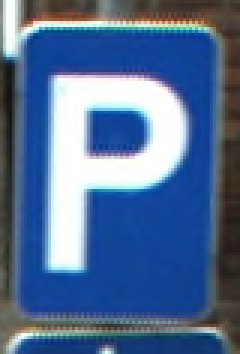
%> input picture Backup_4.2/P.ppm, 80 x 118 px (shown 3 times larger)
$ octave --eval "result = ExtractSign(imread('P.ppm'));"   (GNU Octave 9; MATLAB toolbox functions it lacks are replaced by stand-ins)
%> lines starting %> are read from the running program, lines starting %| are printed output that depends on the picture; in (x1, y1, x2, y2) boxes, pixels count from 0 and x2, y2 are one past the last pixel; in counts of white or black regions, pixels touching at a corner belong together; the program's own positions count from 1
### Backup_4.2/BlueSign.m
%This function is to threshold Red Signs
%add function output

function blob = BlueSign(image)

%read image and convert to HSV
imgHSV = rgb2hsv(image);
%> imgHSV: size 118x80x3 double; mean H, S, V 0.472, 0.522, 0.602

%Separate HSV channel and remove noise
imgH = medfilt2(imgHSV(:,:,1));
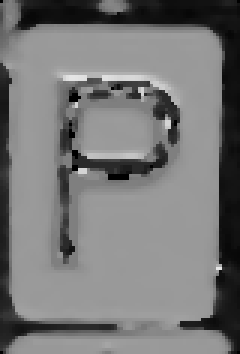
%> imgH: size 118x80 double (shown 3 times larger); min 0, max 0.905, mean 0.471
imgS = medfilt2(imgHSV(:,:,2));
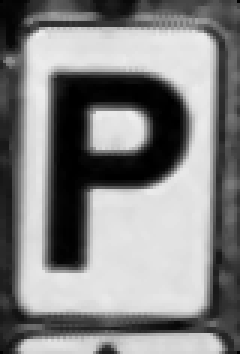
%> imgS: size 118x80 double (shown 3 times larger); min 0, max 0.934, mean 0.522


% Initialize Sign Image
sz = size(imgHSV(:,:,1));
%> sz = [118 80]
imgSign = zeros(sz,'logical');
%> imgSign: size 118x80 logical; every value is 0

%The sign might not to occur in lower one-thrid of the image
%To reduce computation load, here ignore the lower one-thrid of the image
%{
sizeRow = length(imgH(:,1)) * 2 /3;
ColStart = uint32(length(imgH(1,:)) / 3);
%}

%color threshold image in HSV color space
%the blue color Hue between 0.55 ~ 0.625
%the Saturation > 0.6
for i = 1 : length(imgH(:,1))
    for j = 1 : length(imgH(1,:))
        if imgH(i,j,1) >= 0.55 && imgH(i,j,1) < 0.625 && imgS(i,j) > 0.6
            imgSign(i,j,1) = 1;
        else
            imgSign(i,j,1) = 0;
        end
    end
end
%> this loop made 118 passes
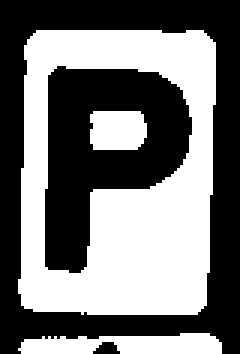
%> imgSign: size 118x80 logical (shown 3 times larger); 46.4% white; 3 white regions, box (x1, y1, x2, y2) and area: (6, 10, 72, 105) 3787, (6, 111, 74, 118) 365, (30, 37, 49, 50) 230

%show binary image
%imshow(imgSign);
%hold on;


%Binary Image post-processing
imgSign = bwareaopen(imgSign,10);
imgSign = imfill(imgSign,'holes');
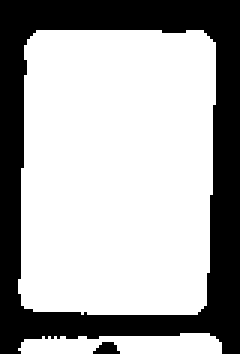
%> imgSign: size 118x80 logical (shown 3 times larger); 66.8% white; 2 black regions, box (x1, y1, x2, y2) and area: (0, 0, 80, 118) 3105, (31, 114, 40, 118) 26
seY = strel('disk' , 20);
imgSign = imclose(imgSign,seY);
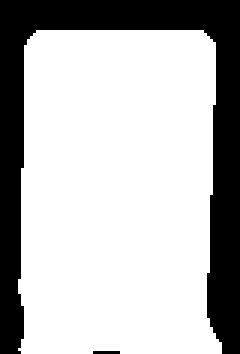
%> imgSign: size 118x80 logical (shown 3 times larger); 72.2% white; 2 black regions (1 under 20 px)

%!!!For TEST
%show binary image

%imshow(imgSign);
%hold on;


%find best blob; within aspect ratio range and max area
blob = BestBlob(imgSign);

% [5 lines of commented-out code are left out]

end


### Backup_4.2/BestBlob.m
%This function is to find maximum blob with admissable Aspect Ratio in binary image
%The input must be binary image

function blob = BestBlob(imgSign)

%check whether the image is binary
if class(imgSign) ~= 'logical'
    disp('Please input binary image');
end

%find blob properties
stats = regionprops(imgSign);
%> stats = 1 region; box (x1, y1, x2, y2), Area and Centroid: (6, 10, 74, 118) 6813 [39.7 64.5]
%display stats
disp('stats: ');
disp(stats);
%|     Area = 6813
%|     Centroid =
%|        39.668   64.504
%|     BoundingBox =
%|          6.5000    10.5000    68.0000   108.0000

%find the maximum blob
%AspectRatio between 0.6 ~ 1.4
%intensity density in boundingBox > 70%
maxlabel = 0;
maxArea = 0;
for i = 1 : max(size(stats))
    ratio = AspectRatio(stats(i));
    density = Density(stats(i));

    % [13 lines of commented-out code are left out]

    if ratio > 0.6 && ratio < 2.5 %&& density > 0.5
        if maxArea < stats(i).Area
         maxArea = stats(i).Area
         maxlabel = i;
        end
    end
end
%> this loop made 1 pass
%> (ratio, BoxArea in Density, Area in Density, density, maxArea, maxlabel) on pass 1: (1.59, 7344, 6813, 0.928, 6813, 1)

% [7 lines of commented-out code are left out]

if maxlabel == 0 || maxArea < 60
    blob = 0; %no red traffic sign
else %area > 60 otherwise boundingbox does not draw clear
    blob = stats(maxlabel);
%> blob has the same summary as stats
end

end

### Backup_4.2/AspectRatio.m
%This function is to find aspect ratio (height/width) of blob
%The input is blob properties
%The output will be aspect ratio

function ratio = AspectRatio(blob)

%find aspect ratio for triangle traffic sign
height = blob.BoundingBox(4);
width = blob.BoundingBox(3);
ratio = height/width;

end

### Backup_4.2/Density.m
%This function is to find the intensity density of sign in boundingbox

function density = Density(blob)

height = blob.BoundingBox(4);
width = blob.BoundingBox(3);

BoxArea = height * width;

Area = blob.Area;

density = Area/BoxArea;

end

### Backup_4.2/ExtractSign.m
%This function is to extract inside information blob from the BoundingBox
%@function BlueSign
%@Brief This is only for BLUE SIGN now !!!!

function Sign = ExtractSign(img)

Box = BlueSign(img);
%> in BlueSign, `blob = BestBlob(imgSign);`: blob has the same summary as stats in BestBlob
%> Box has the same summary as stats in BestBlob
try

startRow = uint16(Box.BoundingBox(1));
%> startRow = 7
startCol = uint16(Box.BoundingBox(2));
%> startCol = 11
width = Box.BoundingBox(3);
%> width = 68
height = Box.BoundingBox(4);
%> height = 108

%Initialize imgSign
imgSign = uint8(zeros([height, width, 3]));
%> imgSign: size 108x68x3 uint8; every value is 0

%Extract Sign
RowEnd = startRow + height -1; %minus 1 to avoid index exceeding
%> RowEnd = 114
ColEnd = startCol + width -1;
%> ColEnd = 78

for i = startRow : RowEnd
    for j = startCol : ColEnd
        imgSign(i-startRow+1,j-startCol+1,1) = img(i,j,1);
        imgSign(i-startRow+1,j-startCol+1,2) = img(i,j,2);
        imgSign(i-startRow+1,j-startCol+1,3) = img(i,j,3);
    end
end
%> this loop made 108 passes
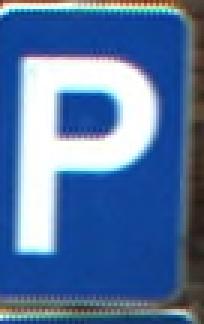
%> imgSign: size 108x68x3 uint8 (shown 3 times larger); mean R, G, B 85.3, 117.3, 162.8

Sign = imgSign;

catch
    Sign = img;
    disp('non-struct array object');
end


end
